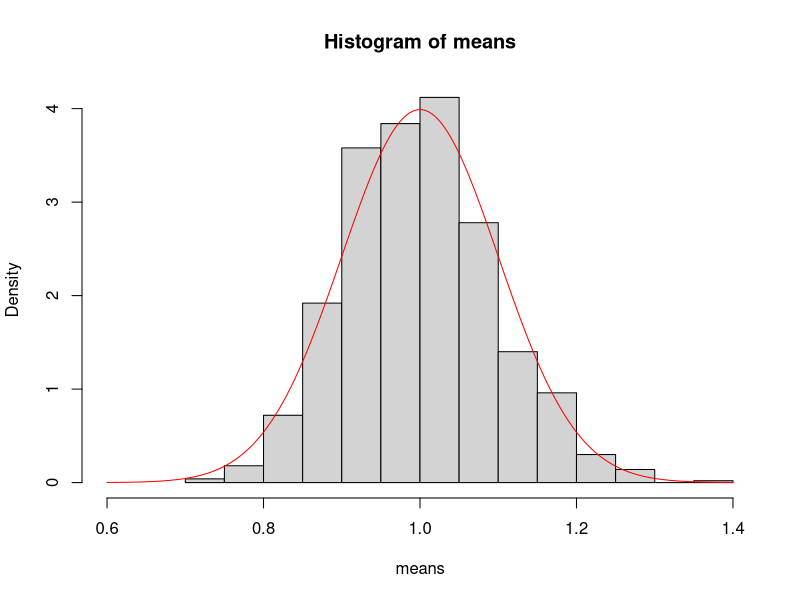

The R source for this figure:
# HW 1 
# Q3 

n <- 100 # number of samples
B <- 1000 # choose a large number of repetitions

means <- rep(0, B) # placeholder vector of zeros we will fill up with means
for (b in 1:B) {
  sample <- rexp(n)
  means[b] <- mean(sample) # means[b] denotes the b-th element of 'means' vector
}
49/85
hist(means, freq=FALSE, xlim=c(0.6,1.4))
xgrid <- seq(0.6,1.4,length=1000)
lines(xgrid, dnorm(xgrid, 1, 1/sqrt(n)), col="red")
